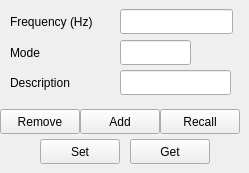
     <widget class="QWidget" name="rx3_3">
      <attribute name="title">
       <string>Rx 3</string>
      </attribute>
      <widget class="QPushButton" name="pushButton_16">
       <property name="geometry">
        <rect>
         <x>80</x>
         <y>109</y>
         <width>80</width>
         <height>25</height>
        </rect>
       </property>
       <property name="text">
        <string>Add</string>
       </property>
      </widget>
      <widget class="QPushButton" name="pushButton_17">
       <property name="geometry">
        <rect>
         <x>160</x>
         <y>109</y>
         <width>80</width>
         <height>25</height>
        </rect>
       </property>
       <property name="text">
        <string>Recall</string>
       </property>
      </widget>
      <widget class="QPushButton" name="pushButton_18">
       <property name="geometry">
        <rect>
         <x>130</x>
         <y>139</y>
         <width>80</width>
         <height>25</height>
        </rect>
       </property>
       <property name="text">
        <string>Get</string>
       </property>
      </widget>
      <widget class="QPushButton" name="pushButton_19">
       <property name="geometry">
        <rect>
         <x>0</x>
         <y>109</y>
         <width>80</width>
         <height>25</height>
        </rect>
       </property>
       <property name="text">
        <string>Remove</string>
       </property>
      </widget>
      <widget class="QLineEdit" name="lineEdit_25">
       <property name="geometry">
        <rect>
         <x>120</x>
         <y>9</y>
         <width>113</width>
         <height>25</height>
        </rect>
       </property>
       <property name="inputMask">
        <string>99999999999</string>
       </property>
       <property name="text">
        <string/>
       </property>
       <property name="maxLength">
        <number>11</number>
       </property>
      </widget>
      <widget class="QLabel" name="label_25">
       <property name="geometry">
        <rect>
         <x>10</x>
         <y>44</y>
         <width>101</width>
         <height>17</height>
        </rect>
       </property>
       <property name="text">
        <string>Mode</string>
       </property>
      </widget>
      <widget class="QPushButton" name="pushButton_20">
       <property name="geometry">
        <rect>
         <x>40</x>
         <y>139</y>
         <width>80</width>
         <height>25</height>
        </rect>
       </property>
       <property name="text">
        <string>Set</string>
       </property>
      </widget>
      <widget class="QLineEdit" name="lineEdit_26">
       <property name="geometry">
        <rect>
         <x>120</x>
         <y>70</y>
         <width>111</width>
         <height>25</height>
        </rect>
       </property>
       <property name="inputMask">
        <string/>
       </property>
       <property name="maxLength">
        <number>32767</number>
       </property>
      </widget>
      <widget class="QLabel" name="label_26">
       <property name="geometry">
        <rect>
         <x>10</x>
         <y>74</y>
         <width>101</width>
         <height>17</height>
        </rect>
       </property>
       <property name="text">
        <string>Description</string>
       </property>
      </widget>
      <widget class="QLabel" name="label_27">
       <property name="geometry">
        <rect>
         <x>10</x>
         <y>13</y>
         <width>101</width>
         <height>17</height>
        </rect>
       </property>
       <property name="text">
        <string>Frequency (Hz)</string>
       </property>
      </widget>
      <widget class="QLineEdit" name="lineEdit_27">
       <property name="geometry">
        <rect>
         <x>120</x>
         <y>40</y>
         <width>71</width>
         <height>25</height>
        </rect>
       </property>
       <property name="inputMask">
        <string/>
       </property>
       <property name="maxLength">
        <number>32767</number>
       </property>
      </widget>
     </widget>
